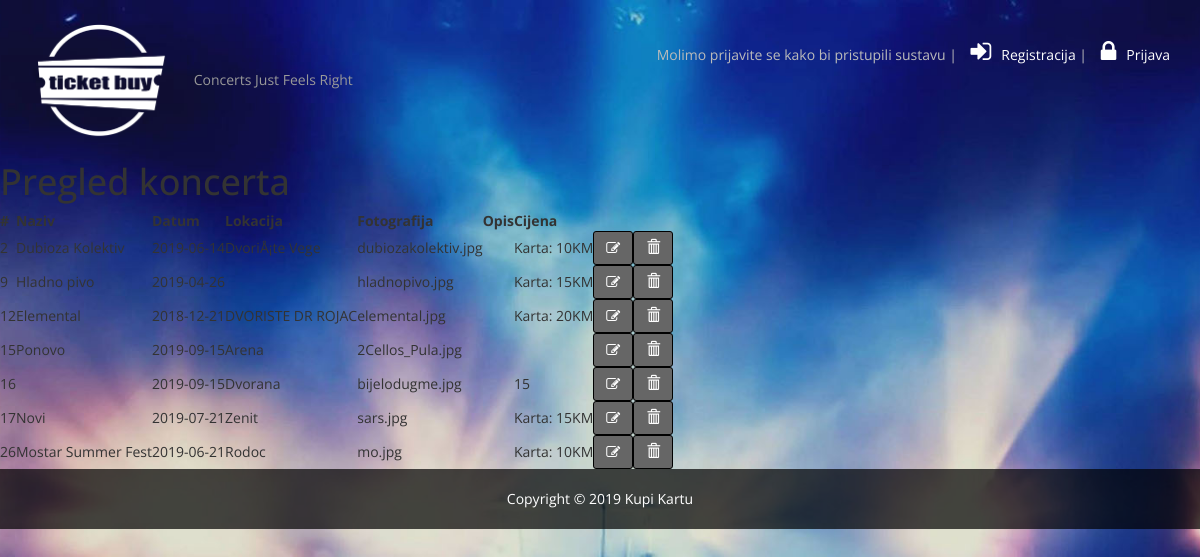
/pregled_koncerta.php, run on the app's committed database.
### tables this page shows
CREATE TABLE `koncerti` (
  `id_koncerta` int(20) NOT NULL,
  `id_grada` int(20) DEFAULT NULL,
  `id_izvodjaca` int(20) DEFAULT NULL,
  `naziv_koncerta` varchar(45) NOT NULL,
  `datum_koncerta` date NOT NULL,
  `dvorana_stadion` varchar(45) DEFAULT NULL,
  `opis` varchar(100) DEFAULT NULL,
  `fotografija` varchar(45) DEFAULT NULL,
  `cijena` varchar(255) DEFAULT NULL
);

### pregled_koncerta.php (the view, shortened to what this page needs)
<?php
require 'zaglavlje.php';
try
{
    $dbh = new PDO('mysql:host=' . $host . ';dbname=' . $database, $username, $password, [
        PDO::ATTR_ERRMODE => PDO::ERRMODE_EXCEPTION,
        PDO::ATTR_DEFAULT_FETCH_MODE => PDO::FETCH_ASSOC
    ]);
    $sql = 'SELECT * FROM koncerti';
    $stmt = $dbh->prepare($sql);
    $stmt->execute();
    $koncerti = $stmt->fetchAll();
}
catch (PDOException $e)
{
    echo $e->getMessage();
}
?>
<!DOCTYPE html>
<html lang="hr">
<head>
</head>
<body>
<h1>Pregled koncerta</h1>
<table>
    <tr>
        <th>#</th>
		  <th>Naziv</th>
		  <th>Datum </th>
		  <th>Lokacija </th>
		  <th>Fotografija </th>
		  <th>Opis</th>
		  <th>Cijena</th>
		  <th></th>
		  <th></th>
    </tr>
    <?php if(count($koncerti)): ?>
        <?php foreach($koncerti as $koncert): ?>
            <tr>
                <td><?php echo $koncert['id_koncerta']; ?></td>
                <td><?php echo $koncert['naziv_koncerta']; ?></td>
                <td><?php echo $koncert['datum_koncerta']; ?></td>
                <td><?php echo $koncert['dvorana_stadion']; ?></td>
                <td><?php echo $koncert['fotografija']; ?></td>
				<td><?php echo $koncert['opis']; ?></td>
                <td><?php echo $koncert['cijena']; ?></td>
				<td><?php echo '<a href="type="button" class="btn btn-primary " data-toggle="modal" data-target="#izmjeniKoncertModal""><i class="fa fa-pencil-square-o"></i> </a>'?></td>
				<td><?php echo '<a href="type="button" class="btn btn-primary " data-toggle="modal" data-target="#azurirajProfilModal""><i class="glyphicon glyphicon-trash"></i> </a>'?></td>
			</tr>
        <?php endforeach; ?>
    <?php else: ?>
        <td colspan="4">Nema koncerta u bazi</td>
    <?php endif; ?>
</table>
</body>
</html>
<?php
require 'podnozje.php';
?>

### css/style.css (style rules this page uses)
body { background: url(../images/background.jpg) no-repeat; background-attachment: fixed; background-size: cover; background-position: 50% 50%; background-color: #0D0E2C; font-family: 'Open Sans', sans-serif; }
a, a:hover, a:focus, a:active, a.active { outline: 0; }
a { color: #ffffff; text-decoration: none; }
.btn-primary { border-color: #000000; background-color: #666; text-transform: uppercase; font-weight: 300; color: #fff; -webkit-border-radius:3px; -moz-border-radius:3px; -o-border-radius:3px; border-radius:3px; -webkit-transition: all 0.3s; -moz-transition: all 0.3s; -o-transition: all 0.3s; transition: all 0.3s; }

### data on the page
koncerti: datum_koncerta "2019-06-14", dvorana_stadion "DvoriÅ¡te Vege", fotografija "dubiozakolektiv.jpg", cijena "Karta: 10KM"
koncerti: id_koncerta "9", naziv_koncerta "Hladno pivo", datum_koncerta "2019-04-26", fotografija "hladnopivo.jpg", cijena "Karta: 15KM"
koncerti: id_koncerta "12", naziv_koncerta "Elemental", datum_koncerta "2018-12-21", dvorana_stadion "DVORISTE DR ROJAC", fotografija "elemental.jpg", cijena "Karta: 20KM"
koncerti: id_koncerta "15", naziv_koncerta "Ponovo", datum_koncerta "2019-09-15", dvorana_stadion "Arena", fotografija "2Cellos_Pula.jpg"
koncerti: id_koncerta "16", datum_koncerta "2019-09-15", dvorana_stadion "Dvorana", fotografija "bijelodugme.jpg", cijena "15"
koncerti: id_koncerta "17", naziv_koncerta "Novi", datum_koncerta "2019-07-21", dvorana_stadion "Zenit", fotografija "sars.jpg", cijena "Karta: 15KM"
koncerti: id_koncerta "26", naziv_koncerta "Mostar Summer Fest", datum_koncerta "2019-06-21", dvorana_stadion "Rodoc", fotografija "mo.jpg", cijena "Karta: 10KM"
